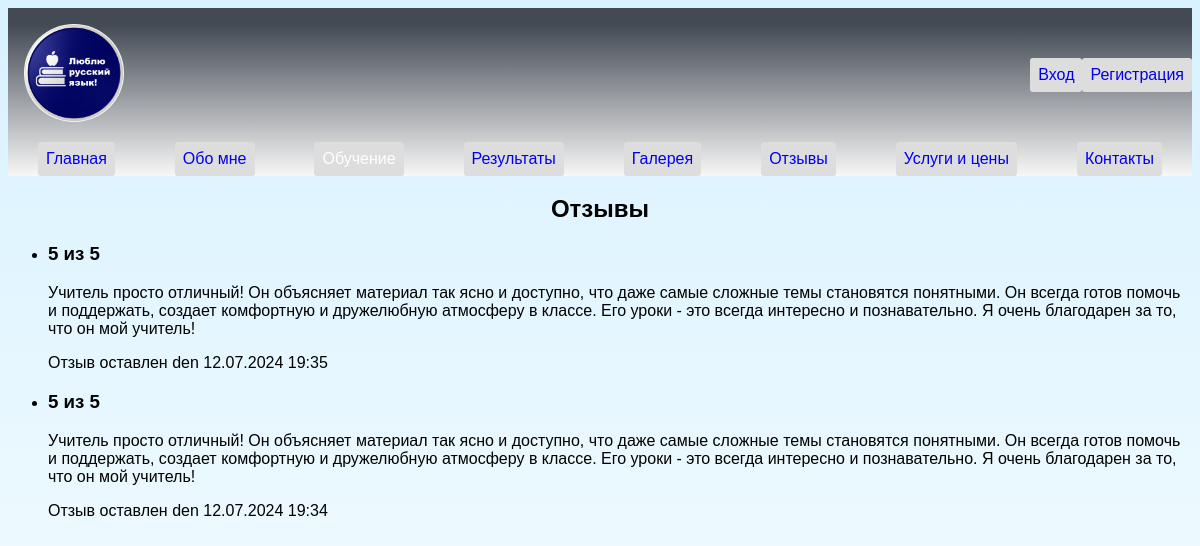
/review/, run on an earlier commit of the app's database.
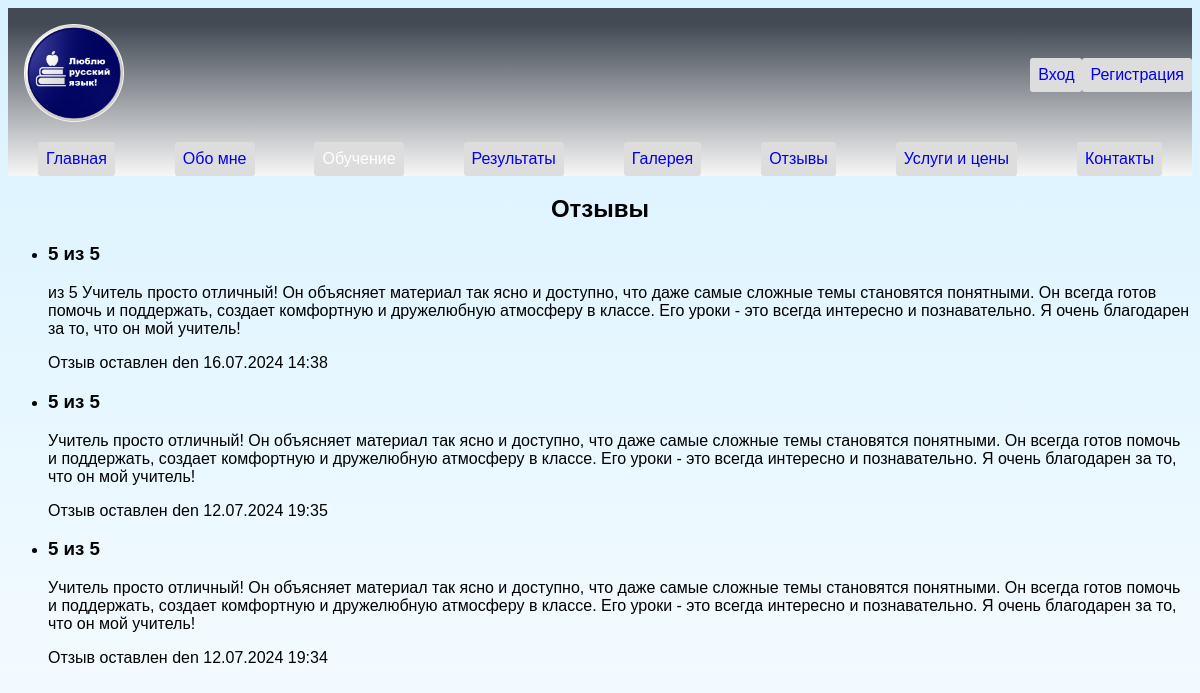
And on a later commit of the database.
### site_anna/models.py (models this page shows, shortened)
class Review(models.Model):
    text = models.TextField(verbose_name="Текст отзыва")
    rating = models.IntegerField(
        verbose_name="Оценка",
        choices=[
            (1, "1"),
            (2, "2"),
            (3, "3"),
            (4, "4"),
            (5, "5"),
        ],
    )
    created_at = models.DateTimeField(auto_now_add=True, verbose_name="Дата создания")
    updated_at = models.DateTimeField(auto_now=True, verbose_name="Дата обновления")
    user = models.ForeignKey(
        "User", on_delete=models.CASCADE, verbose_name="Ползователь", unique=False
    )
    class Meta:
        verbose_name = "Отзыв"
        verbose_name_plural = "Отзывы"
        ordering = ["-created_at"]

class User(AbstractUser):
    email_validator = EmailValidator()
    phone_number = models.CharField(max_length=12, blank=True)
    email = models.EmailField(
        _("email address"),
        unique=False,
        blank=False,
        null=False,
        validators=[email_validator],
    )
    on_the_list = models.BooleanField(default=False)

### site_anna/views.py (the view)
# urls.py: path("review/", review, name="review"),
def review(request):
    if request.method == "POST":
        form = ReviewForm(request.POST)
        if form.is_valid():
            review = form.save(commit=False)
            review.user = request.user
            review.save()
            return redirect("review")  # or whatever URL you want to redirect to
    else:
        form = ReviewForm()
        reviews = Review.objects.all()
        context = {"reviews": reviews, "form": form, "flag": flag_user(request)}
    return render(request, "review.html", context)

### site_anna/views.py (called while the page is built)
def flag_user(request):
    if request.user.is_authenticated:
        try:
            user = User.objects.get(pk=request.user.id)
            flag = 1 if user.on_the_list else 0
        except Exception as e:
            print(e)
    else:
        flag = 0
    return flag

### site_anna/templates/review.html (shortened to what this page needs)
{% extends 'main.html' %}
{% block content %}
  <h2>Отзывы</h2>
  {% if reviews %}
    <ul>
      {% for review in reviews %}
        <li>
          <h3>{{ review.rating }} из 5</h3>
          <p>{{ review.text }}</p>
          <p>Отзыв оставлен {{ review.user.username }} {{ review.created_at|date:'d.m.Y H:i' }}</p>
        </li>
      {% endfor %}
    </ul>
  {% else %}
    <h2>Нет отзывов</h2>
  {% endif %}
{% endblock %}

What changed in the data, as far as the page shows it:
added Review: rating "5", text "из 5 Учитель просто отличный! Он объясняет материал так ясно и доступно, что даже самые сложные темы становятся понятными. Он всегда готов помочь и поддержать, создает комфортную и дружелюбную атмосферу в классе. Его уроки - это всегда интересно и познавательно. Я очень благодарен за то, что он мой учитель!", user.username "den", created_at "16.07.2024 14:38"
